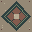

This is a level from a 2D game, rendered from its Tiled map with the project's own tilesets. A one-line summary and the complete map file follow:
An orthogonal 1x1 tile map with 32x32 px tiles, 1 tile layer (Assembly), 3 tilesets.

<map version="1.10" orientation="orthogonal" renderorder="right-down" width="1" height="1" tilewidth="32" tileheight="32" infinite="0" nextlayerid="2" nextobjectid="1">
  <tileset firstgid="1" source="../floors.tsx" />
  <tileset firstgid="321" source="../walls.tsx" />
  <tileset firstgid="961" source="../architecture.tsx" />
  <layer id="1" name="Assembly" width="1" height="1">
    <data encoding="csv">
289
</data>
  </layer>
</map>
